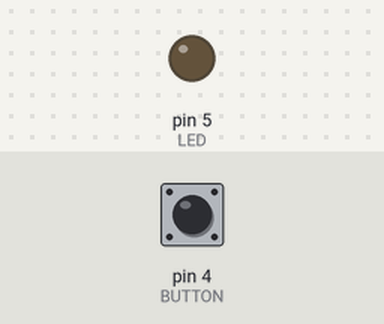
This sketch was run on a simulated Arduino Uno, built with avr-gcc and run on an emulated ATmega328P. Shown: output pins drawn as LEDs (lit = HIGH). The test bench sets the inputs (shaded band); at power-on: pin 4 (BUTTON) LOW.

Above: at 1.2 s.
1.3 s: pin 4 (BUTTON) pulled HIGH for 0.15 s
At 2.5 s:
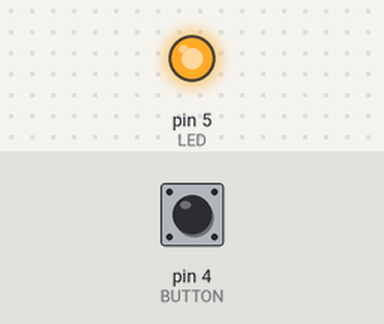
2.9 s: pin 4 (BUTTON) pulled HIGH for 1 s
At 3.9 s:
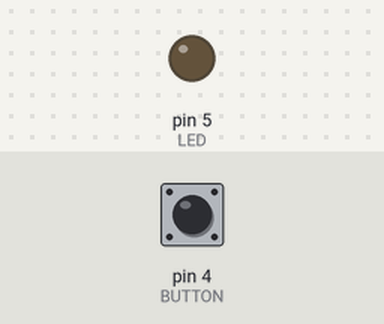
5.4 s: pin 4 (BUTTON) pulled HIGH for 3.2 s
At 5.8 s:
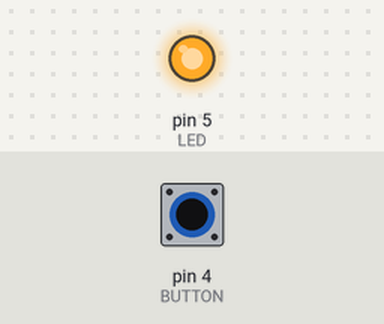
Timing chart, 0 to 8.4 s (numbered marks = the images above; inputs shaded):
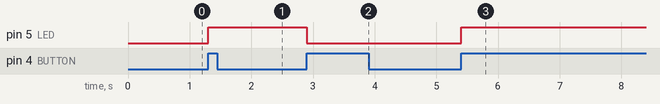

The sketch:

Arduino_buttonFlash.ino
```cpp
// vars
#define BUTTON 4
#define LED 5
bool buttonclick;
bool clickedflag = false;
bool on = false;


void setup() {
  // put your setup code here, to run once:

  // setup serial connunication speed
  Serial.begin(9600);

  // setup pin as input
  pinMode(BUTTON, INPUT);

  // setup pin as output
  pinMode(LED, OUTPUT);
}

void loop() {
  // put your main code here, to run repeatedly:

  // read button state
  buttonclick = digitalRead(BUTTON);

  // if the button is clicked and it was not clicked previously
  if (buttonclick and not clickedflag and not on){

      // turn the pin on
      digitalWrite(LED, HIGH);

      // set the clicked flag
      clickedflag = true;

      // set light on bool
      on = true;

      //sleep to wait for click to be done
      delay(1000);
  }

  else if (buttonclick and not clickedflag and on){
      // turn the pin off
      digitalWrite(LED, LOW);

      // set light off bool
      on = false;

      //sleep to wait for click to be done
      delay(1000);
  }

  // if the button is not clicked now and it was clicked previously (a commplete click has now happened)
  if (not buttonclick and clickedflag){

    // set the clicked flag
    clickedflag = false;
  }

}
```

Measured:
- after the input at 1.3 s, pin 5 (LED): LOW → HIGH at once
- after the input at 2.9 s, pin 5 (LED): HIGH → LOW at once
- after the input at 5.4 s, pin 5 (LED): LOW → HIGH at once
